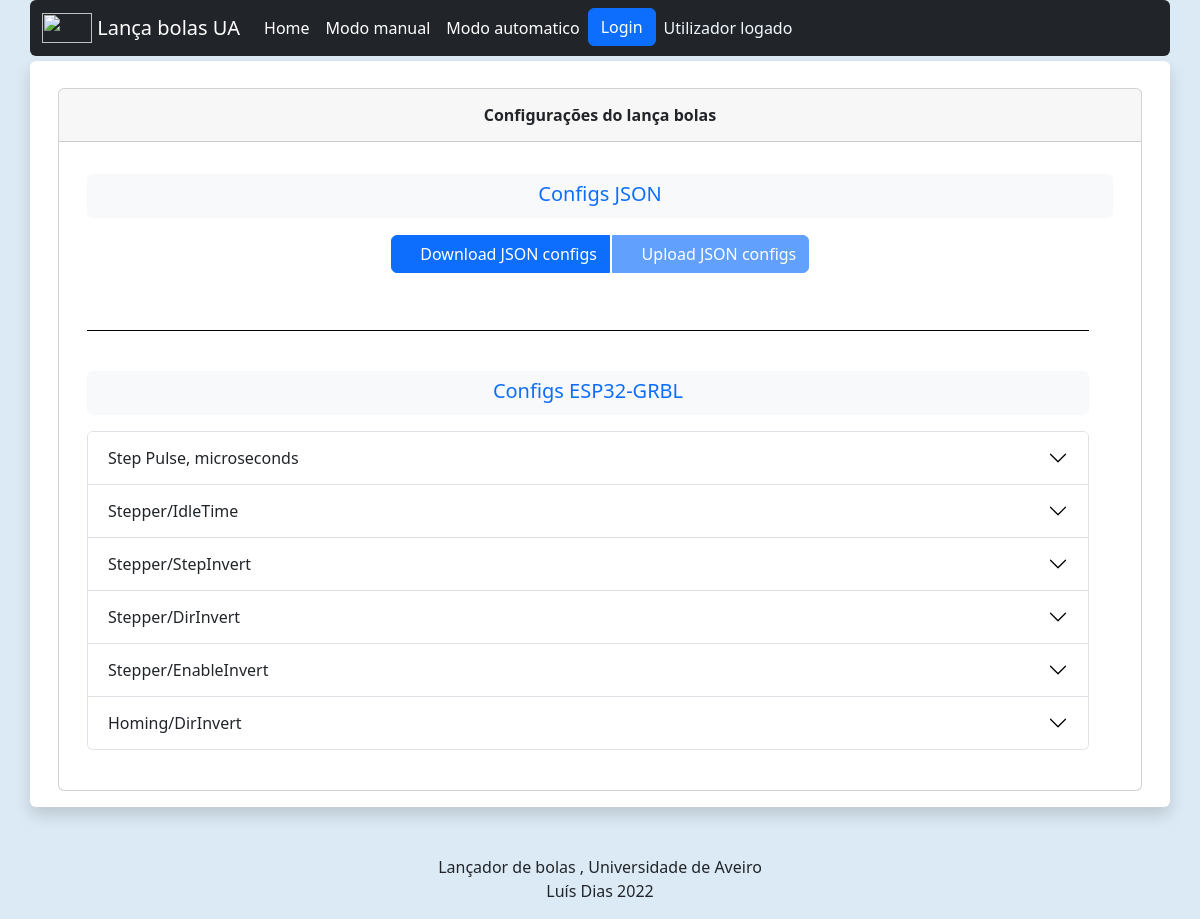
The app's page /settings (signed in) with its own data.
### appBolas/models.py (models this page shows, shortened)
class SettingsGRBL(models.Model):
    titulo=models.CharField('titulo', max_length=100)
    textoInformação = models.CharField('textoInformação', max_length=2000)          # Cria a coluna para inserir a informação referente à configuração
    valorDefault= models.IntegerField('Default')                                    # Default de cada Configuração
    valorMin= models.IntegerField('Min')                                            # Valor minimo de cada Configuração
    valorMax= models.IntegerField('Max')                                            # Valor minimo de cada Configuração
    comandoGRBL= models.CharField('comandoGRBL', max_length=100)                    # Qual o comando para receber esta configuração

### appBolas/views.py (the view)
# urls.py: path('settings', settingsReturn, name='settings'),                           # settings -> retorna a funcao settings
@login_required
def settingsReturn(request):
    if str(request.user) == 'AnonymousUser':                                # Se o usuario não estiver logado
            msgQuemEstaLogado='Utilizador não logado'                            # Constroi uma mensagem que indica se está logado ou não
    else:
        msgQuemEstaLogado= 'Utilizador logado'
    context ={
            'logado': msgQuemEstaLogado,
            'SettingsGRBL': SettingsGRBL.objects.all(),         # passa uma query com todos os objetos contidos nesta tabela
        }
    return render(request, 'settings.html', context)

### appBolas/templates/settings.html (shortened to what this page needs)
{% load static %}
{% load bootstrap4 %}
<!DOCTYPE html>
<html lang="pt">
<head>
    <link rel="stylesheet" type="text/css" href="{% static 'css/bootstrap.css' %}">
    <link rel="stylesheet" type="text/css" href="{% static 'css/style.css' %}">
    <link rel="stylesheet" href="{% static 'images/icons/bootstrap-icons.css' %} ">
</head>
<body>
    <nav class="container-lg rounded navbar col-12 navbar-expand-lg navbar-dark bg-dark" z-index="999">
        <div class="container-lg col-lg m-auto">
            <a class="navbar-brand" href="/homepage">
                <img src="{% static 'images/Logo.png' %}" alt="" class="inline-brand align-top" width="50"
                    height="30">
                Lança bolas UA
            </a>
            <div class="collapse navbar-collapse" id="navbarTogglerDemo03">
                <ul class="navbar-nav me-auto mb-2 mb-lg-0">
                    <li class="nav-item">
                        <a class="nav-link active" aria-current="page" href="/homepage">Home</a>
                    </li>
                    <li class="nav-item">
                        <a class="nav-link active" href="/">Modo manual</a>
                    </li>
                    <li class="nav-item" >
                        <a class="nav-link active" href="/modoauto">Modo automatico</a>
                    </li>
                    <li class="nav-item" >
                        <div class="col" style="color: aliceblue;text-align: right; "><a href="/admin"><button type="button" class="btn btn-primary">Login</button></a></div>
                    </li>
                    <li class="nav-item">
                        <div class="nav-link disable"  ><div id="txt_logado">{{logado}}</div></div>
                    </li>
                </ul>
            </div>
        </div>
    </nav>
    <div id="espacamento_topo"></div>
    <div class="container-lg align-self-sm-auto " >
        <div class="row shadow p-3 mb-5 bg-body rounded text-alg">
            <div class="col-lg-12 align-items-center" style="margin-top: 1%;">
                <div class="card">
                        <div class="card-header">
                                <div id="div_container_but_settings">
                                    <h6>
                                        <strong> Configurações do lança bolas  </strong>
                                    </h6>
                                </div>
                        </div>
                    <div class="card-body">
                        <p class="card-text">
                        <div class="container">
                        <div class="row">
                            <div class="col-12 text-center mb-3">
                                <div class="bg-light text-primary pt-2 pb-1 rounded">
                                 <h5>Configs JSON</h5>
                                </div>
                                <div class="btn-group" role="group" aria-label="Botões de download e upload">
                                    <button type="button" class="btn btn-primary" onclick="btn_downloaJsonConfigs()" id="btn_download_JSON" style="margin: 1px;">
                                        <i class="bi bi-box-arrow-down"></i> Download JSON configs
                                    </button>
                                    <button type="button" class="btn btn-primary" onclick="btn_uploadJsonConfigs()" id="btn_UPLOAD_JSON" style="margin: 1px;" disabled>
                                        <i class="bi bi-box-arrow-up"></i> Upload JSON configs
                                    </button>
                                </div>
                                </p>
                        </div>
                        <div class="row">
                            <div class="col-12 text-center">
                            <br>
                            <span style="display:block; border-top: 1px solid black;"></span>
                            <br>
                            </div>
                        </div>
                        <div class="row">
                            <div class="col-12 text-center mt-3">
                            <div class="bg-light text-primary pt-2 pb-1 rounded">
                                 <h5>Configs ESP32-GRBL</h5>
                            </div>
                                <div class="accordion" id="accordionExample">
                                    {% for comando in SettingsGRBL %}
                                    <div class="accordion-item"><h2 class="accordion-header"
                                        id="panelsStayOpen-heading{{ comando.id }}">
                                        <button
                                            id="botaoSlider{{ comando.id }}" class="accordion-button collapsed" type="button" data-bs-toggle="collapse"
                                            data-bs-target="#panelsStayOpen-collapse{{ comando.id }}" aria-expanded="false"
                                            aria-controls="panelsStayOpen-collapse{{ comando.id }}">
                                            {{ comando.titulo }}
                                        </button>
                                        </h2>
                                    </div>
                                    {% endfor %}
                        </div>
                    </div>
                </div>
            </div>
                    </div>
                    <div>
                        <br>
                    </div>
                </div>
            </div>
    <div class="row-lg text-alg"  >
            Lançador de bolas , Universidade de Aveiro
            <p>Luís Dias 2022</p>
    </div>
</body>
</html>

### appBolas/static/css/style.css (style rules this page uses)
body { background-color: rgb(220, 234, 245); }
#div_container_but_settings { padding-top: 9px; position: relative; }
#espacamento_topo { height: 5px; }
.text-alg { text-align: center; }
#txt_logado { color: aliceblue; text-align: right; }

### records on screen
SettingsGRBL: titulo "Step Pulse, microseconds"
SettingsGRBL: titulo "Stepper/IdleTime"
SettingsGRBL: titulo "Stepper/StepInvert"
SettingsGRBL: titulo "Stepper/DirInvert"
SettingsGRBL: titulo "Stepper/EnableInvert"
SettingsGRBL: titulo "Homing/DirInvert"

### other values on screen
{{ logado }} "Utilizador logado"
